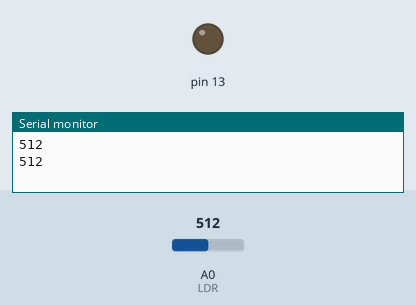
Bench run of a sketch on a simulated Arduino Uno, built with avr-gcc and run on an emulated ATmega328P. On the bench: output pins drawn as LEDs (lit = HIGH), the last lines printed to the serial monitor. Inputs (shaded band) come from the test bench; at power-on: A0 (LDR) = 512.

Above: at 1.8 s.
1.9 s: A0 (LDR) set to 411
3.4 s: A0 (LDR) set to 390
At 4.7 s:
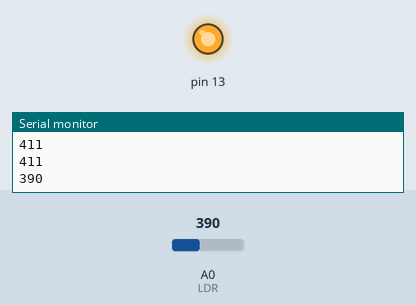
5.7 s: A0 (LDR) set to 511
At 7.5 s:
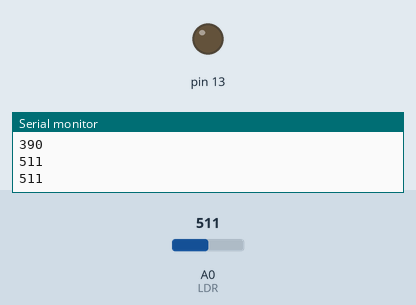
7.8 s: A0 (LDR) set to 306
At 9.1 s:
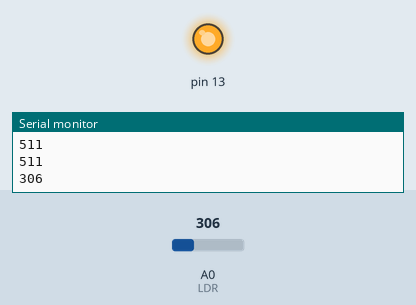
Timing chart, 0 to 10.8 s (numbered marks = the images above; inputs shaded):
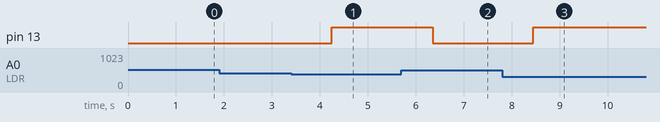

The sketch:

ldr.ino
```cpp
int LDR=A0;
int LDRValue=0;
int light_sensitivity=400;
void setup() {
  // put your setup code here, to run once:
  Serial.begin(9600);
  pinMode(13,OUTPUT);

}

void loop() {
  // put your main code here, to run repeatedly:
  LDRValue=analogRead(LDR);
  Serial.println(LDRValue);
  delay(50);
  if(LDRValue < light_sensitivity)
  {
    digitalWrite(13,HIGH);
  }
  else
  {
    digitalWrite(13,LOW);
  }
  delay(1000);
}
```

Measured:
- the behaviour switches between 400 and 399 on A0 (LDR) (found by bisection; images 0 and 1)
- after the input at 3.4 s, pin 13: LOW → HIGH after 0.85 s
- after the input at 5.7 s, pin 13: HIGH → LOW after 0.65 s
- after the input at 7.8 s, pin 13: LOW → HIGH after 0.65 s
